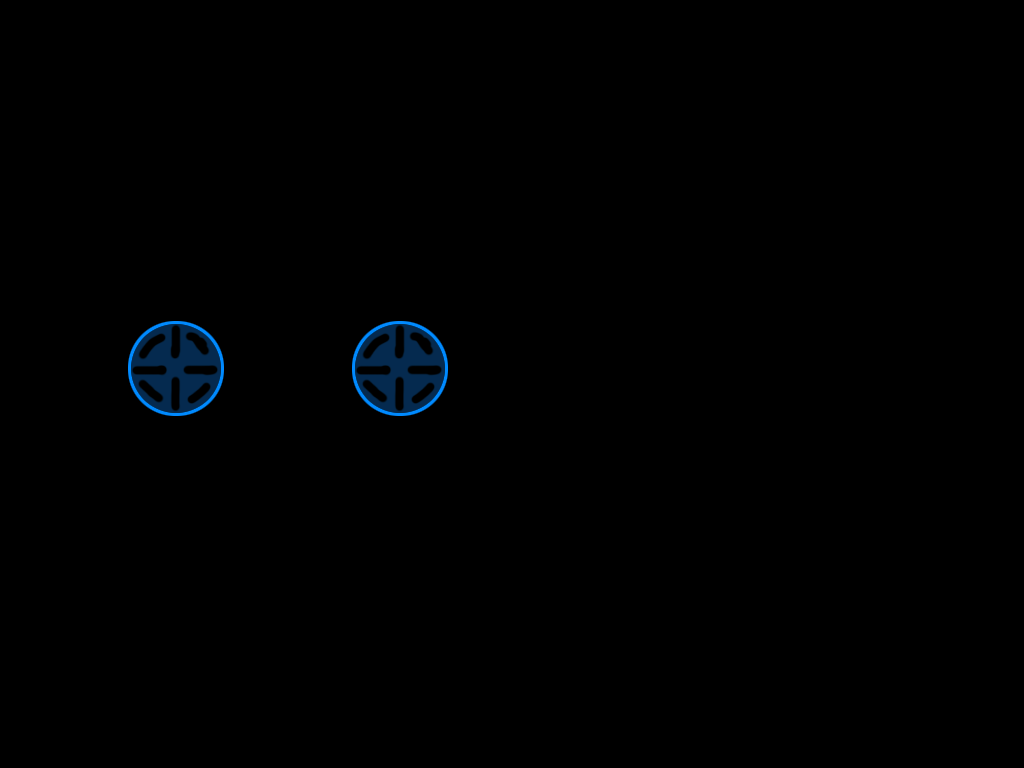

Rendered tile map (Tiled .tmx) drawn with the repository's tilesets; below, a short description and the map source with its tile grids summarised:
An orthogonal 32x24 tile map with 32x32 px tiles, 1 tile layer (map), 2 hidden layers not drawn and 3 objects (car_body, car_wheel_1, car_wheel_2).

<map version="1.0" orientation="orthogonal" width="32" height="24" tilewidth="32" tileheight="32">
 <tileset firstgid="1" name="C2" tilewidth="32" tileheight="32">
  <image source="C2.png" trans="ff00ff" width="96" height="96" />
  <terraintypes>
   <terrain name="新地形" tile="-1" />
  </terraintypes>
 </tileset>
 <layer name="map" width="32" height="24">
  <data>[768 cells, 18 non-empty, 9 distinct tile ids]</data>
 </layer>
 <objectgroup name="object" width="32" height="24">
  <object name="car_body" x="96" y="192">
   <polygon points="0,0 32,32 192,32 224,0 192,-32 128,-64 64,-64 0,-32" />
  </object>
  <object name="car_wheel_1" x="96" y="192" width="64" height="64">
   <ellipse />
  </object>
  <object name="car_wheel_2" x="256" y="192" width="64" height="64">
   <ellipse />
  </object>
 </objectgroup>
 <layer name="map2" width="32" height="24" visible="0">
  <data>[768 cells, 0 non-empty, 0 distinct tile ids]</data>
 </layer>
 <layer name="map3" width="32" height="24" visible="0">
  <data>[768 cells, 0 non-empty, 0 distinct tile ids]</data>
 </layer>
</map>
